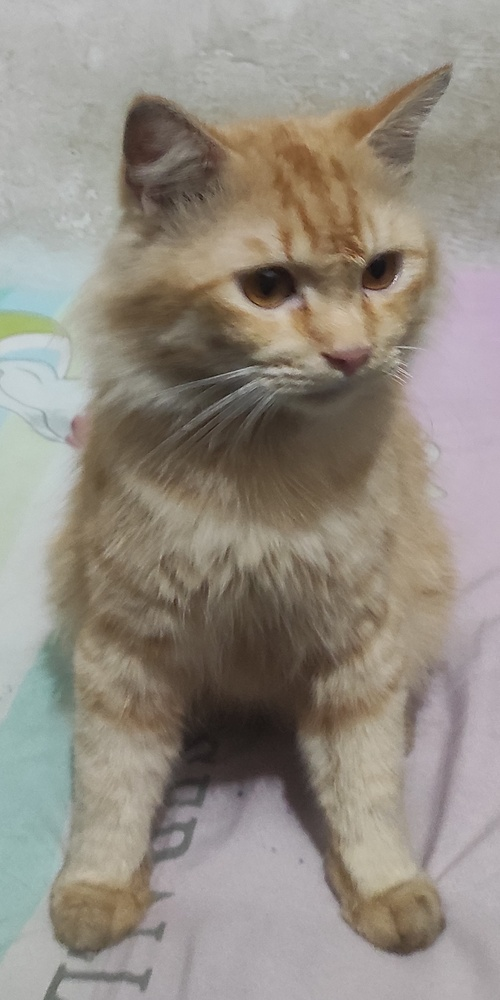
#> input picture image/brone.jpg, 500 x 1000 px, shrunk from 1317 x 2632 before the run
$ python -i main.py   (imports and definitions only)
#> lines starting #> are read from the running program, lines starting #| are printed output that depends on the picture
import streamlit as st
import cv2
from PIL import Image, ImageEnhance
import numpy as np


face_cascade = cv2.CascadeClassifier('./detector/haarcascade_frontalface_default.xml')
eye_cascade = cv2.CascadeClassifier('./detector/haarcascade_eye.xml')

# [13 lines left out: functions detect_faces, detect_eye, not called in this run]

def Cartoonize_image(our_image):
    new_img = np.array(our_image.convert("RGB"))
    gray = cv2.cvtColor(new_img, cv2.COLOR_BGR2GRAY)
    gray = cv2.medianBlur(gray, 5)
    edges = cv2.adaptiveThreshold(gray, 255, cv2.ADDAPTIVE_TRESH_GAUSSIAN_C, cv2.THRESH_BINARY, 9, 9)
    color = cv2.bilateralFilter(new_img, 9, 300, 300)
    Cartoon = cv2.bitwise_and(color, color, mask = edges)
    return Cartoon
# [67 lines left out: function main, not called in this run]

# [2 lines not run here, left out]

>>> from PIL import Image
>>> picture = Image.open('image/brone.jpg')
#> picture is the input picture: PIL image 500x1000 RGB; mean R, G, B 147.4, 140.1, 130.3
>>> result = Cartoonize_image(picture)
#> in Cartoonize_image, `gray = cv2.cvtColor(new_img, cv2.COLOR_BGR2GRAY)`:
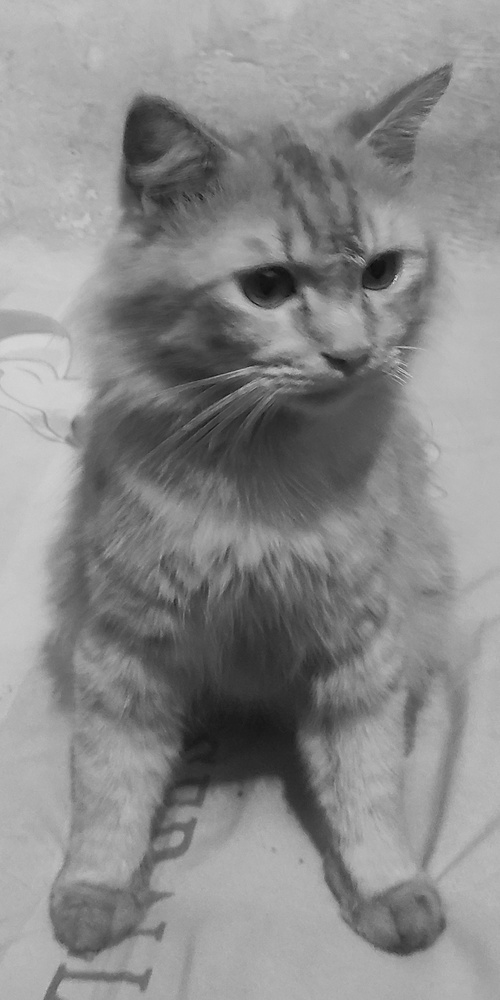
#> gray: shape (1000, 500); min 13, max 233, mean 138
#> (the run stopped early here; a loop or call above may not have finished)
